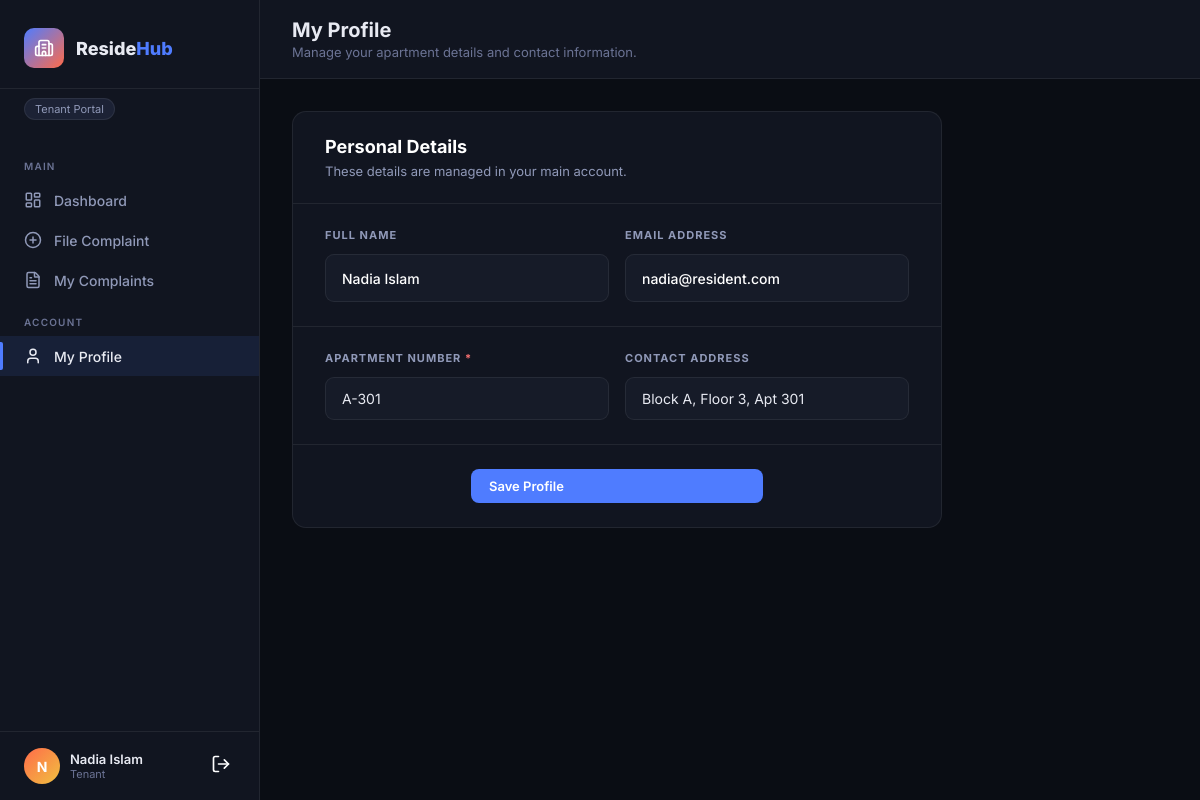
Screenshot of /resident/profile.php (signed in) with the database file from the repository.
### tables this page shows
CREATE TABLE resident_profiles (
    resident_id INT AUTO_INCREMENT PRIMARY KEY,
    user_id INT NOT NULL UNIQUE,
    apartment_number VARCHAR(20) NOT NULL,
    contact_address TEXT,
    FOREIGN KEY (user_id) REFERENCES users(user_id) ON DELETE CASCADE
);

### includes/config.php (called while the page is built, shortened)
<?php
function currentUser(): ?array
{
    return [
        'id' => $_SESSION['user_id'],
        'user_id' => $_SESSION['user_id'],
        'full_name' => $_SESSION['full_name'] ?? '',
        'name' => $_SESSION['full_name'] ?? '',
        'email' => $_SESSION['email'] ?? '',
        'role' => $_SESSION['role'] ?? '',
        'profile_id' => $_SESSION['profile_id'] ?? null,
    ];
}
function requireLogin(string $requiredRole = null): ?array
{
    $user = currentUser();
    return $user;
}

### resident/profile.php (the view, shortened to what this page needs)
<?php
require_once __DIR__ . '/../includes/config.php';
$user = requireLogin('resident');
$db = getDB();
$stmt = $db->prepare("SELECT * FROM resident_profiles WHERE user_id = ?");
$stmt->execute([$user['user_id']]);
$profile = $stmt->fetch();
?>
<!DOCTYPE html>
<html lang="en">
<head>
  <link rel="stylesheet" href="../assets/css/dashboard.css?v=<?= time() ?>">
</head>
<body>
  <aside class="sidebar">
    <div class="sidebar-brand">
      <div class="sidebar-icon">
        <i data-lucide="building-2" width="20" height="20" style="color:#fff;"></i>
      </div>
      <div class="sidebar-name">Reside<span>Hub</span></div>
    </div>
    <div style="padding:0 24px 12px;margin-top:8px;"><span class="tag">Tenant Portal</span></div>
    <nav class="sidebar-nav">
      <div class="nav-section">Main</div>
      <a class="nav-item" href="dashboard.php"><i data-lucide="layout-dashboard" width="18" height="18"></i>
        Dashboard</a>
      <a class="nav-item" href="submit.php"><i data-lucide="plus-circle" width="18" height="18"></i> File Complaint</a>
      <a class="nav-item" href="my_complaints.php"><i data-lucide="file-text" width="18" height="18"></i> My
        Complaints</a>
      <div class="nav-section">Account</div>
      <a class="nav-item active" href="profile.php"><i data-lucide="user" width="18" height="18"></i> My Profile</a>
    </nav>
    <div class="sidebar-footer">
      <div class="user-card">
        <div class="user-avatar"><?= strtoupper(substr($user['full_name'], 0, 1)) ?></div>
        <div class="user-info">
          <div class="user-name"><?= htmlspecialchars($user['full_name']) ?></div>
          <div class="user-email">Tenant</div>
        </div>
        <button class="logout-btn" onclick="logout()" title="Log out"><i data-lucide="log-out" width="20" height="20"></i></button>
      </div>
    </div>
  </aside>
  <div class="main-content">
    <div class="topbar">
      <div>
        <div class="page-title">My Profile</div>
        <div class="page-sub">Manage your apartment details and contact information.</div>
      </div>
    </div>
    <div class="content-area">
      <div class="card profile-card">
        <div class="profile-card-header">
          <h3>Personal Details</h3>
          <p>These details are managed in your main account.</p>
        </div>
        <div class="profile-card-section">
          <div class="autolayout-row">
            <div class="form-group mb-0">
              <label class="form-label profile-label">Full Name</label>
              <div class="form-control profile-static-text"><?= htmlspecialchars($user['full_name']) ?></div>
            </div>
            <div class="form-group mb-0">
              <label class="form-label profile-label">Email Address</label>
              <div class="form-control profile-static-text"><?= htmlspecialchars($user['email']) ?></div>
            </div>
          </div>
        </div>
        <form method="post">
          <div class="profile-card-section">
            <div class="autolayout-row">
              <div class="form-group mb-0">
                <label class="form-label profile-label">Apartment Number <span style="color:var(--danger)">*</span></label>
                <input type="text" name="apartment_number" class="form-control" placeholder="e.g. A-101"
                  value="<?= htmlspecialchars($profile['apartment_number'] ?? '') ?>" required>
              </div>
              <div class="form-group mb-0">
                <label class="form-label profile-label">Contact Address</label>
                <input type="text" name="contact_address" class="form-control" placeholder="Block, Floor, etc."
                  value="<?= htmlspecialchars($profile['contact_address'] ?? '') ?>">
              </div>
            </div>
          </div>
          <div class="profile-card-section autolayout-center">
            <button type="submit" class="btn btn-primary autolayout-btn">Save Profile</button>
          </div>
        </form>
      </div>
    </div>
  </div>
</body>
</html>

### rows the page displays
resident_profiles: apartment_number "A-301", contact_address "Block A, Floor 3, Apt 301"

### other values shown
substr($user['full_name'], 0, 1) "N"
$user['full_name'] "Nadia Islam"
$user['email'] "nadia@resident.com"
